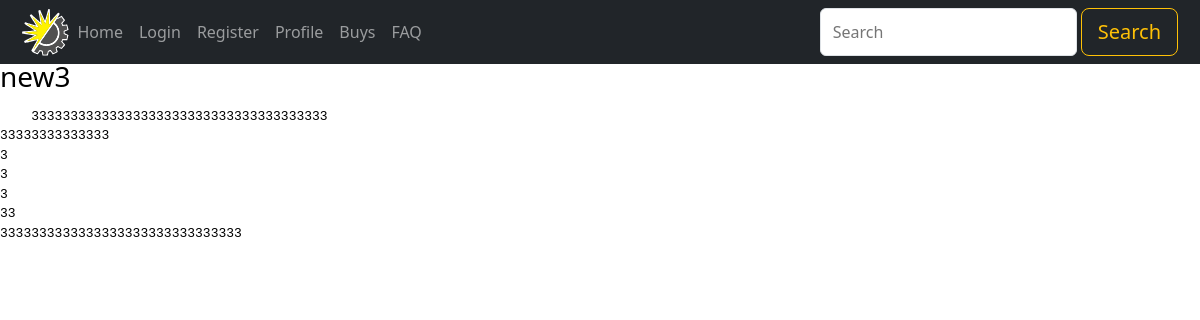
/news/3/, run on the app's committed database.
### apps/shop/models.py (models this page shows, shortened)
class News(models.Model):
    date = models.DateField(auto_now_add=True, editable=False)
    title = models.CharField(max_length=64, blank=True)
    content = models.TextField()
    class Meta:
        verbose_name = "news"
        verbose_name_plural = "news"

### apps/shop/views.py (the view)
# urls.py: re_path(r'news/(?P<pk>.+)/$', views.NewsDetailView.as_view(), name='news-detail'),
class NewsDetailView(generic.DetailView):
    model = News

### apps/core/template_tools/exec.py (called while the page is built)
    def render(self, context):
        clist = list(context)
        clist.reverse()
        context_dict = {}
        for c in clist:
            context_dict.update(c)
            for item in c:
                if isinstance(item, dict):
                    context_dict.update(item)
        try:
            exec_locals = {}
            exec(self.tag_arg, context_dict, exec_locals)
        except IndentationError as e:
            raise
        except SyntaxError as e:
            raise SyntaxError(
                "Make sure you don't use special dot notation and other quirks of template syntax.") from e
        else:
            for key, value in exec_locals.items():
                context[key] = value
            return ''

### apps/shop/templates/shop/news_detail.html
{% extends "shop/base.html" %}
{% block content %}
<article>
  <h1>{{ news.title }}</h1>
  <pre>
    {{ news.content }}
  </pre>
</article>
{% endblock %}

### static/css/border_box_sizing.css (style rules this page uses)
body { margin: 0; font-family: system-ui; line-height: 1.5; }

### static/css/no_horizontal_scrolling.css (style rules this page uses)
html, body { max-width: 100%; overflow-x: hidden; }

### apps/shop/static/shop/css/base_style.css (style rules this page uses)
h1, h2, h3, h4, h5, h6 { margin-top: 0; margin-bottom: 0.5rem; font-weight: 500; font-size: calc(1.3rem + .6vw); font-family: inherit; line-height: 1.2; }

### data on the page
News: title "new3", content "33333333333333333333333333333333333333 33333333333333 3 3 3 33 3333333333333333333333333333333"

### other printed values
{{ text|safe }} "Home" "Login" "Register" "Profile" "Buys" "FAQ"
